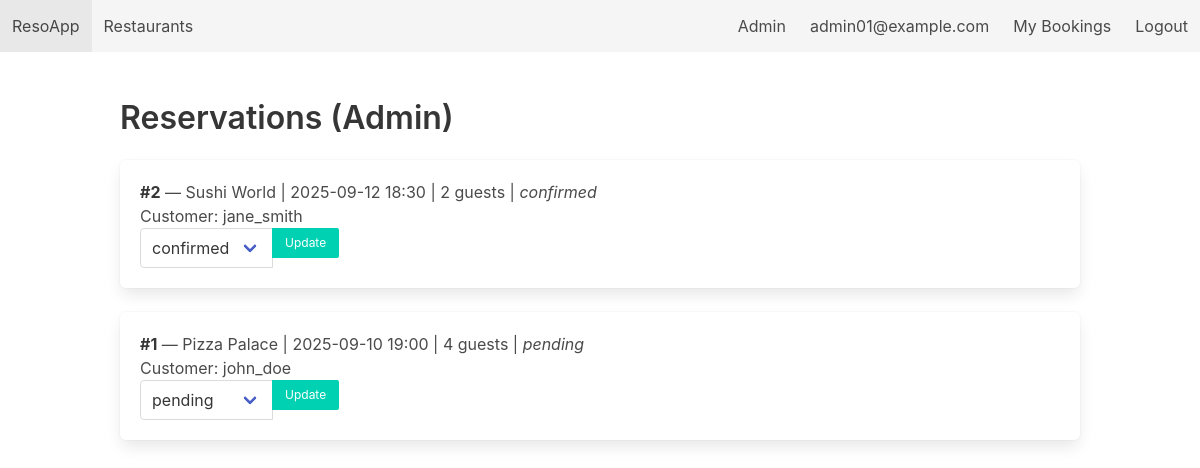
Page /admin/reservations (signed in) on the earlier database version.
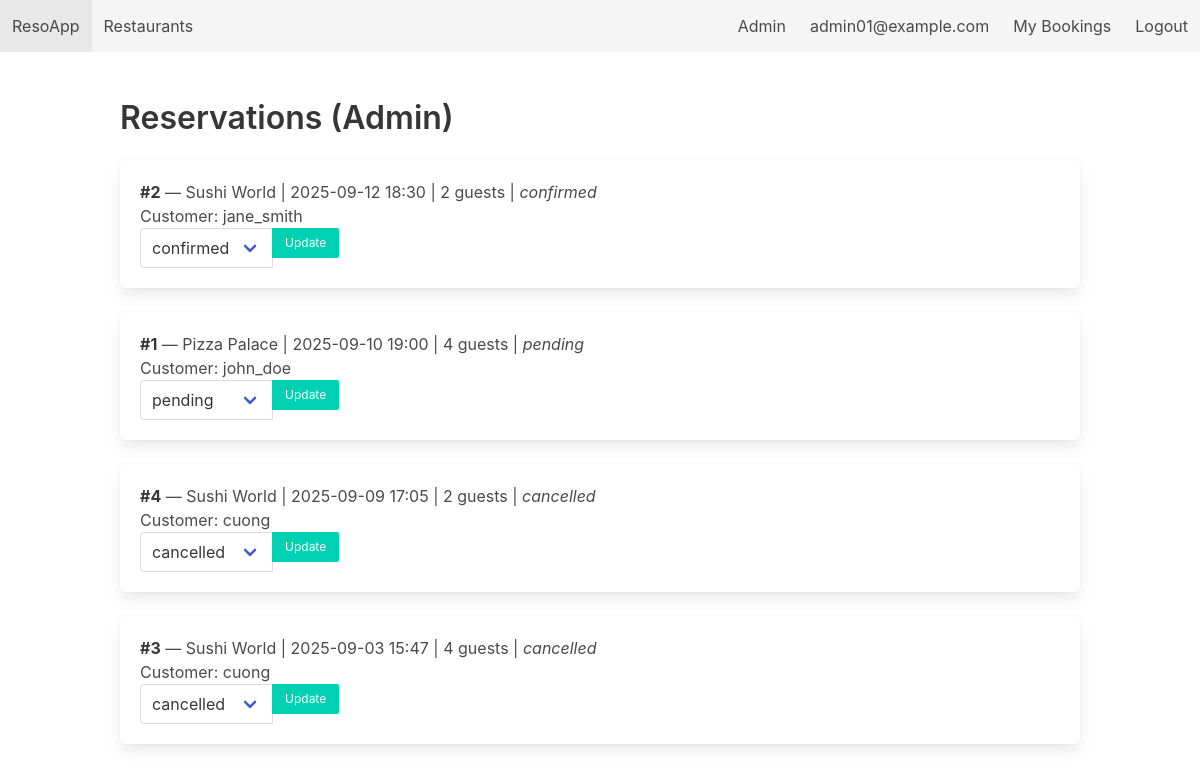
Same page on the later database version.
### tables this page shows
CREATE TABLE Reservations (
        reservation_id  INTEGER PRIMARY KEY AUTOINCREMENT,
        customer_id     INTEGER NOT NULL,
        restaurant_id   INTEGER NOT NULL,
        table_id        INTEGER,
        reservation_date DATE NOT NULL,
        reservation_time TEXT NOT NULL,
        guests          INTEGER NOT NULL CHECK (guests > 0),
        status          TEXT CHECK (status IN ('pending', 'confirmed', 'rejected', 'completed', 'cancelled')) DEFAULT 'pending',
        created_at      DATE DEFAULT (DATE('now')),
        FOREIGN KEY (customer_id) REFERENCES Customers(customer_id) ON DELETE CASCADE,
        FOREIGN KEY (restaurant_id) REFERENCES Restaurants(restaurant_id) ON DELETE CASCADE,
        FOREIGN KEY (table_id) REFERENCES Tables(table_id) ON DELETE SET NULL
    );

CREATE TABLE Restaurants (
        restaurant_id INTEGER PRIMARY KEY AUTOINCREMENT,
        name          TEXT NOT NULL,
        location      TEXT NOT NULL,
        cuisine       TEXT,
        rating        REAL CHECK (rating >= 0 AND rating <= 5),
        description   TEXT,
        created_at    DATE DEFAULT (DATE('now'))
    );

CREATE TABLE Customers (
        customer_id   INTEGER PRIMARY KEY AUTOINCREMENT,
        username      TEXT UNIQUE NOT NULL,
        password_hash TEXT NOT NULL,
        full_name     TEXT,
        email         TEXT UNIQUE NOT NULL,
        phone         TEXT,
        created_at    DATE DEFAULT (DATE('now'))
    );

### app.py (the view)
@app.route('/admin/reservations')
@login_required(role='admin')
def admin_reservations():
    db = get_db()
    rows = db.execute("""
        SELECT r.*, c.username, rest.name as restaurant_name, t.table_number
        FROM Reservations r
        JOIN Customers c ON r.customer_id = c.customer_id
        JOIN Restaurants rest ON r.restaurant_id = rest.restaurant_id
        LEFT JOIN Tables t ON r.table_id = t.table_id
        ORDER BY r.reservation_date DESC, r.reservation_time DESC
    """).fetchall()
    return render_template('admin_reservations.html', reservations=rows)

### app.py (called while the page is built)
def get_db():
    if 'db' not in g:
        g.db = sqlite3.connect(DB_PATH, detect_types=sqlite3.PARSE_DECLTYPES)
        g.db.row_factory = sqlite3.Row
        g.db.execute("PRAGMA foreign_keys = ON;")
    return g.db

def login_required(role=None):
    def decorator(f):
        @wraps(f)
        def wrapper(*args, **kwargs):
            if 'user' not in session:
                flash("Please log in first.", "warning")
                return redirect(url_for('login'))
            if role == 'admin' and session.get('role') != 'admin':
                flash("Admin area. Access denied.", "danger")
                return redirect(url_for('index'))
            return f(*args, **kwargs)
        return wrapper
    return decorator

### templates/admin_reservations.html (shortened to what this page needs)
{% extends "base.html" %}
{% block content %}
<h2 class="title">Reservations (Admin)</h2>
{% for r in reservations %}
  <div class="box">
    <p><strong>#{{ r['reservation_id'] }}</strong> — {{ r['restaurant_name'] }} | {{ r['reservation_date'] }} {{ r['reservation_time'] }} | {{ r['guests'] }} guests | <em>{{ r['status'] }}</em></p>
    <p>Customer: {{ r['username'] }}</p>
    <form method="post" action="{{ url_for('admin_update_reservation', res_id=r['reservation_id']) }}">
      <div class="field has-addons">
        <div class="control">
          <div class="select">
            <select name="status">
              <option value="pending" {% if r['status']=='pending' %}selected{% endif %}>pending</option>
              <option value="confirmed" {% if r['status']=='confirmed' %}selected{% endif %}>confirmed</option>
              <option value="cancelled" {% if r['status']=='cancelled' %}selected{% endif %}>cancelled</option>
            </select>
          </div>
        </div>
        <div class="control"><button class="button is-small is-primary">Update</button></div>
      </div>
    </form>
  </div>
{% else %}
  <p>No reservations.</p>
{% endfor %}
{% endblock %}

### templates/base.html (shortened to what this page needs)
<!DOCTYPE html>
<html>
  <head>
    <link
      rel="stylesheet"
      href="https://cdn.jsdelivr.net/npm/bulma@0.9.4/css/bulma.min.css"
    />
  </head>
  <body>
    <nav class="navbar is-light">
      <div class="navbar-brand">
        <a class="navbar-item" href="{{ url_for('index') }}">ResoApp</a>
      </div>
      <div class="navbar-menu">
        <div class="navbar-start">
          <a class="navbar-item" href="{{ url_for('restaurants') }}"
            >Restaurants</a
          >
        </div>
        <div class="navbar-end">
          {% if session.get('role') == 'admin' %}
          <a class="navbar-item" href="{{ url_for('admin_dashboard') }}"
            >Admin</a
          >
          {% endif %} {% if session.get('user') %}
          <a class="navbar-item" href="{{ url_for('profile') }}"
            >{{ session.get('name') }}</a
          >
          <a class="navbar-item" href="{{ url_for('bookings') }}"
            >My Bookings</a
          >
          <a class="navbar-item" href="{{ url_for('logout') }}">Logout</a>
          {% else %}
          <a class="navbar-item" href="{{ url_for('login') }}">Login</a>
          <a class="navbar-item" href="{{ url_for('register') }}">Register</a>
          {% endif %}
        </div>
      </div>
    </nav>
    <section class="section">
      <div class="container">
         {% block content %}{% endblock %}
      </div>
    </section>
  </body>
</html>

Differences in the rows shown:
added Reservations: reservation_id "4", restaurant_name "Sushi World", reservation_date "2025-09-09", reservation_time "17:05", guests "2", status "cancelled", username "cuong"
added Reservations: reservation_id "3", restaurant_name "Sushi World", reservation_date "2025-09-03", reservation_time "15:47", guests "4", status "cancelled", username "cuong"
